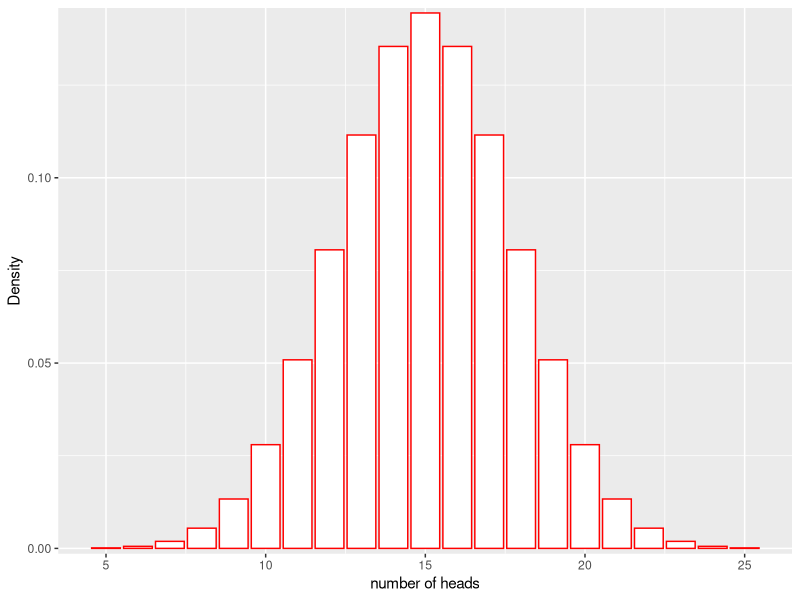
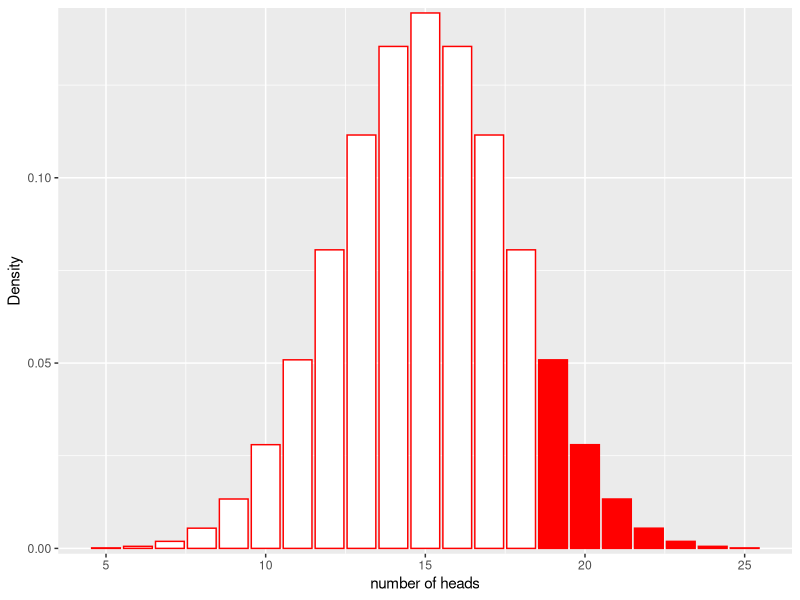
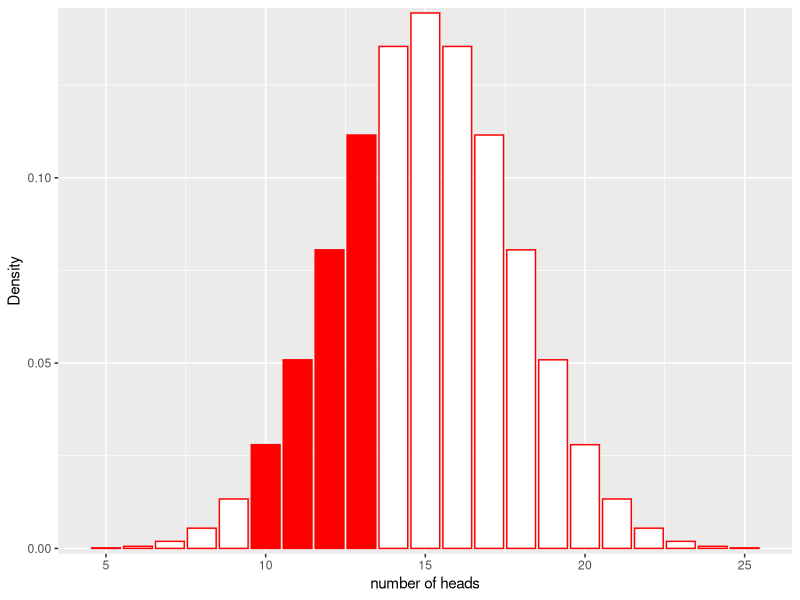
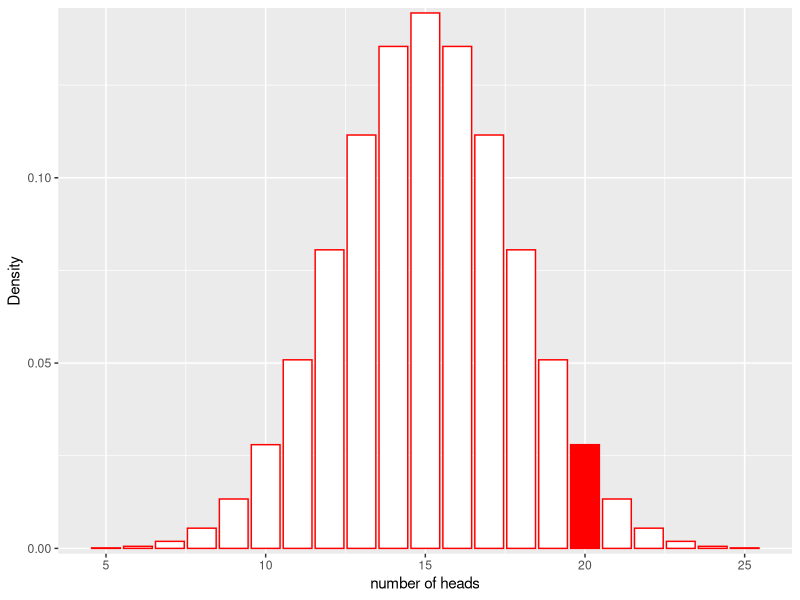
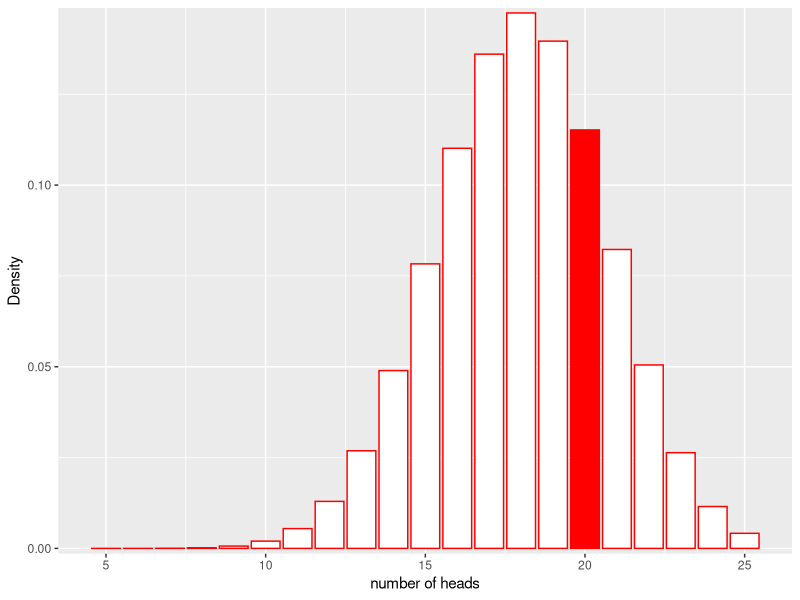

Here is the R script that generated these plots, in order:
## ---- chunk 1
library(ggplot2)
library(cowplot)
library(grid)

x1  <- 5:25
df <- data.frame(x = x1, y = dbinom(x1, 30, 0.5))

ggplot(df, aes(x = x, y = y)) + 
  geom_bar(stat = "identity", col = "red", fill = c("white")) +
  scale_y_continuous(expand = c(0.01, 0)) + xlab("number of heads") + ylab("Density")

## ---- chunk 2
ggplot(df, aes(x = x, y = y)) + 
  geom_bar(stat = "identity", col = "red", fill = c(rep("white", 14), rep("red", 7))) +
  scale_y_continuous(expand = c(0.01, 0)) + xlab("number of heads") + ylab("Density")
## ---- chunk 3
ggplot(df, aes(x = x, y = y)) + 
  geom_bar(stat = "identity", col = "red", fill = c(rep("white", 5), rep("red", 4), rep("white", 12))) +
  scale_y_continuous(expand = c(0.01, 0)) + xlab("number of heads") + ylab("Density")
## ---- chunk 4
ggplot(df, aes(x = x, y = y)) + 
  geom_bar(stat = "identity", col = "red", fill = c(rep("white", 15), rep("red", 1), rep("white", 5))) +
  scale_y_continuous(expand = c(0.01, 0)) + xlab("number of heads") + ylab("Density")
## ---- chunk 5
dbinom(x = 20, size = 30, prob = 0.5)
## ---- chunk 6
x1  <- 5:25
df_rigged <- data.frame(x = x1, y = dbinom(x1, 30, 0.6))

ggplot(df_rigged, aes(x = x, y = y)) + 
  geom_bar(stat = "identity", col = "red", fill = c(rep("white", 15), rep("red", 1), rep("white", 5))) +
  scale_y_continuous(expand = c(0.01, 0)) + xlab("number of heads") + ylab("Density")
## ---- chunk 7
dbinom(x = 20, size = 30, prob = 0.6)
